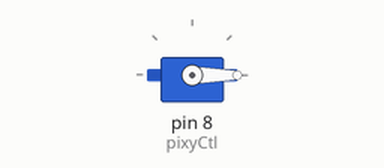
The sketch below on a simulated Arduino Uno, built with avr-gcc and run on an emulated ATmega328P. On the bench: servo.

Above: at 0.05 s.
At 4.0 s:
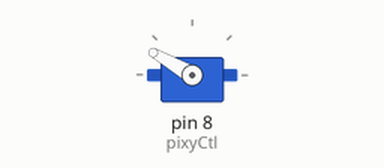
Timing chart, 0 to 5.2 s (numbered marks = the images above):
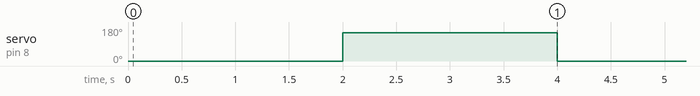

Measured:
- by itself, servo on pin 8 (pixyCtl): alternates 150° for 2.0 s and 0° for 2.0 s

The sketch:

test.ino
```cpp
#include <Servo.h>

Servo pixyCtl;

void setup()
{
  pixyCtl.attach(8);
}

void loop()
{
  pixyCtl.write(0);

  delay(2000);

  pixyCtl.write(150);
  delay(2000);
}
```
